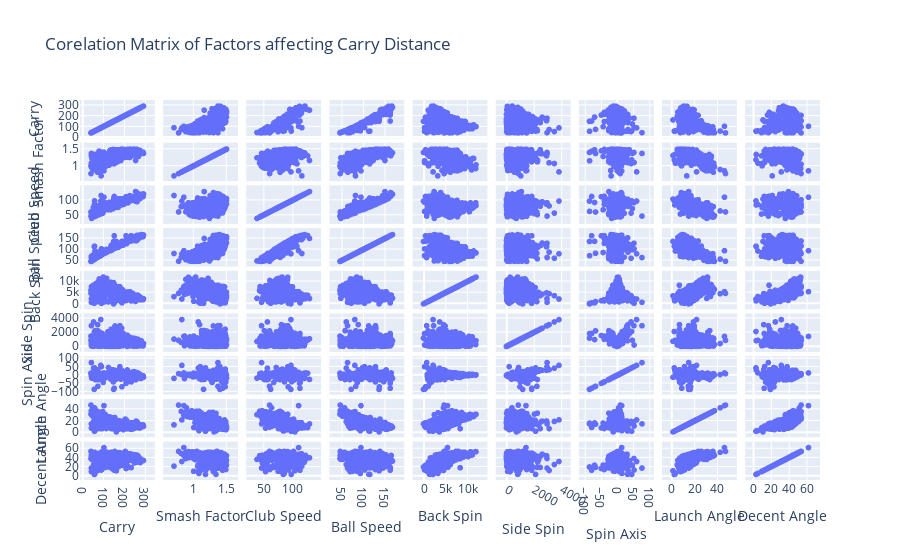

Notebook source saved alongside this figure:
### Code cell
# Corr matrix of factors affecting carry distance

fig = px.scatter_matrix(carry_df,title='Corelation Matrix of Factors affecting Carry Distance')
#fig = px.scatter_matrix(vehicles_final[['price','age','cylinders','odometer']],title='Corelation Matrix of Factors affecting Carry Distance')
fig.show()

### Figure 1 — Plotly figure (JSON) as saved in the notebook; plotly's stock layout.template omitted (floating-point values rounded to 4 significant figures; data arrays with more than 128 entries replaced by an {"elided": "..."} marker saying what was removed)
{"data": [{"dimensions": [{"axis": {"matches": true}, "label": "Carry", "values": {"elided": "725 float values"}}, {"axis": {"matches": true}, "label": "Smash Factor", "values": {"elided": "725 float values"}}, {"axis": {"matches": true}, "label": "Club Speed", "values": {"elided": "725 float values"}}, {"axis": {"matches": true}, "label": "Ball Speed", "values": {"elided": "725 float values"}}, {"axis": {"matches": true}, "label": "Back Spin", "values": {"elided": "725 int values"}}, {"axis": {"matches": true}, "label": "Side Spin", "values": {"elided": "725 int values"}}, {"axis": {"matches": true}, "label": "Spin Axis", "values": {"elided": "725 float values"}}, {"axis": {"matches": true}, "label": "Launch Angle", "values": {"elided": "725 float values"}}, {"axis": {"matches": true}, "label": "Decent Angle", "values": {"elided": "725 float values"}}], "hovertemplate": "%{xaxis.title.text}=%{x}<br>%{yaxis.title.text}=%{y}<extra></extra>", "legendgroup": "", "marker": {"color": "#636efa", "symbol": "circle"}, "name": "", "showlegend": false, "type": "splom"}], "layout": {"dragmode": "select", "legend": {"tracegroupgap": 0}, "title": {"text": "Corelation Matrix of Factors affecting Carry Distance"}}}
